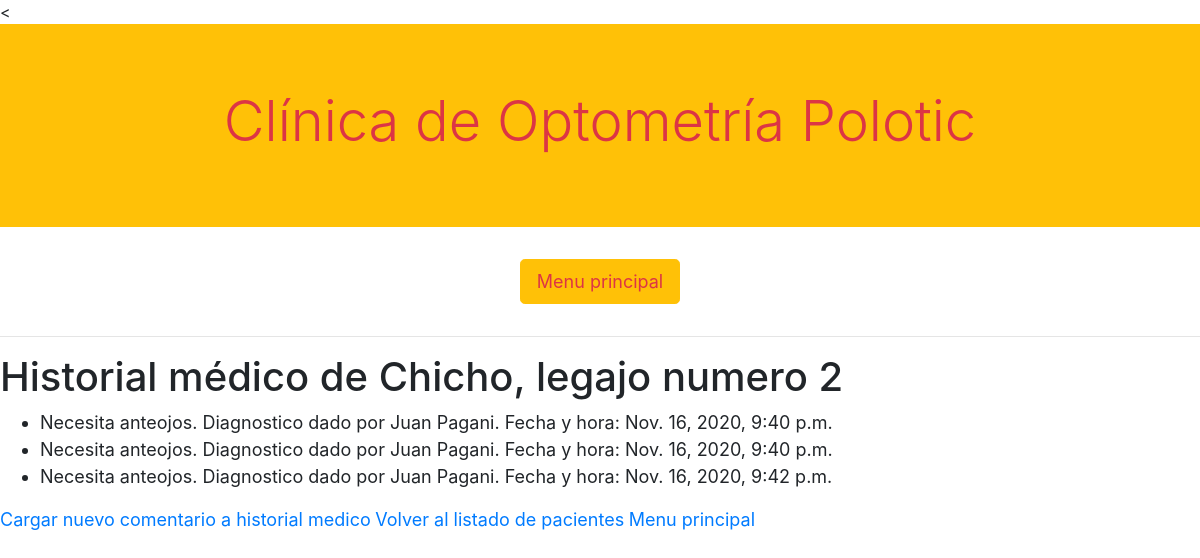
Page /2 on the earlier database version.
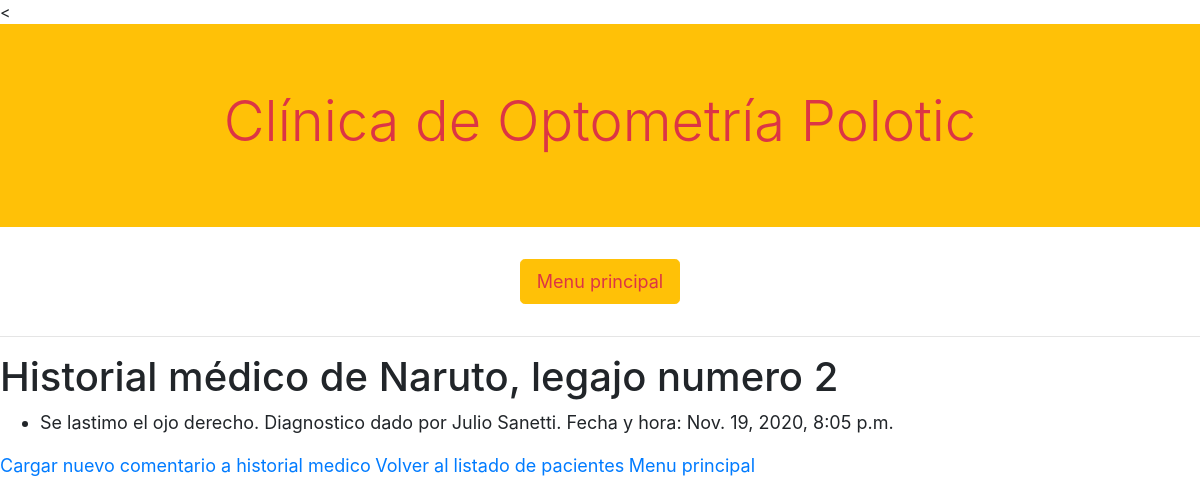
Same page on the later database version.
### clinica/models.py (models this page shows, shortened)
class Paciente(models.Model):
    nombre = models.CharField(max_length=64)
    apellido = models.CharField(max_length=64)
    medico = models.ForeignKey(Medico, on_delete=models.RESTRICT, related_name="medico_asignado")

class HistorialMedico(models.Model):
    paciente = models.ForeignKey(Paciente, on_delete=models.RESTRICT, related_name="paciente_historial")
    medico =  models.ForeignKey(Medico, on_delete=models.RESTRICT, related_name="medico_historial")
    observacion = models.TextField()
    fecha_y_hora = models.DateTimeField(auto_now_add = True)

class Medico(models.Model):
    username = models.CharField(max_length=64)
    nombre = models.CharField(max_length=64)
    apellido = models.CharField(max_length=64)
    especialidad = models.CharField(max_length=64)
    def __str__(self):
        return f"{self.nombre} {self.apellido}"

### clinica/views.py (the view)
# urls.py: path("<int:paciente_id>", views.historial_medico, name = "historial_medico"),
def historial_medico(request, paciente_id):
    paciente = Paciente.objects.get(id=paciente_id)
    try:
        historial_medico = HistorialMedico.objects.filter(paciente=paciente_id)
    except HistorialMedico.DoesNotExist:
        raise Http404("No se encontryó paciente")
    return render(request,"clinica/historial_medico.html", {
        "historial_medico": historial_medico,
        "paciente": paciente
        })

### clinica/templates/clinica/historial_medico.html
{% extends "clinica/layout.html" %}
{% block body %}
<h1>Historial médico de {{paciente.nombre}}, legajo numero {{paciente.id}}</h1>
<ul>
{% for historia_medica in historial_medico %}
<li> {{historia_medica.observacion}}. Diagnostico dado por {{historia_medica.medico}}. Fecha y hora: {{historia_medica.fecha_y_hora}}</li>
{% endfor %}
</ul>
<a href="{% url 'clinica:comentario_medico' %}">Cargar nuevo comentario a historial medico</a>
<a href="{% url 'clinica:pacientes' %}">Volver al listado de pacientes</a>
<a href="{% url 'usuarios:index' %}">Menu principal</a>
{% endblock %}

Differences in the rows shown:
removed HistorialMedico: observacion "Necesita anteojos", medico "Juan Pagani", fecha_y_hora "Nov. 16, 2020, 9:40 p.m."
no longer on this page (row edited): HistorialMedico: observacion "Necesita anteojos", medico "Juan Pagani", fecha_y_hora "Nov. 16, 2020, 9:40 p.m."
removed HistorialMedico: observacion "Necesita anteojos", medico "Juan Pagani", fecha_y_hora "Nov. 16, 2020, 9:42 p.m."
changed Paciente id 2: nombre "Chicho" → "Naruto"
added HistorialMedico: observacion "Se lastimo el ojo derecho", medico "Julio Sanetti", fecha_y_hora "Nov. 19, 2020, 8:05 p.m."
